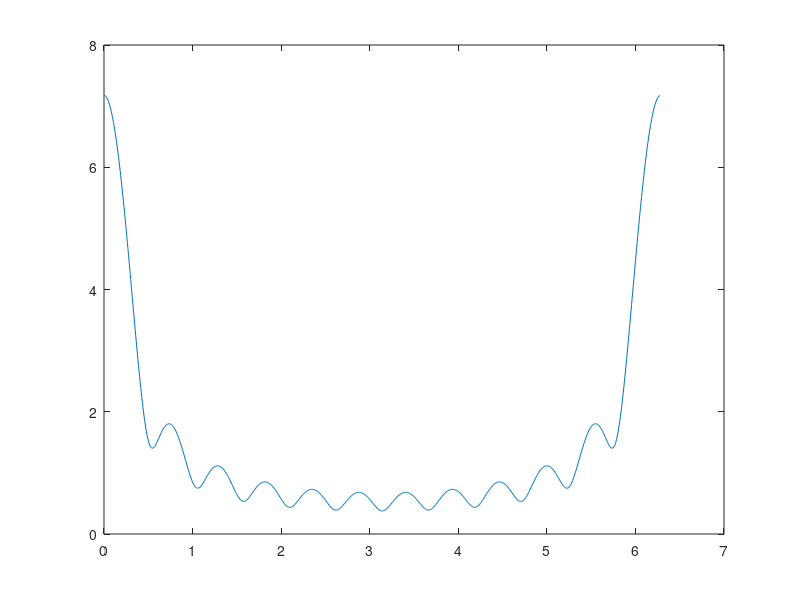
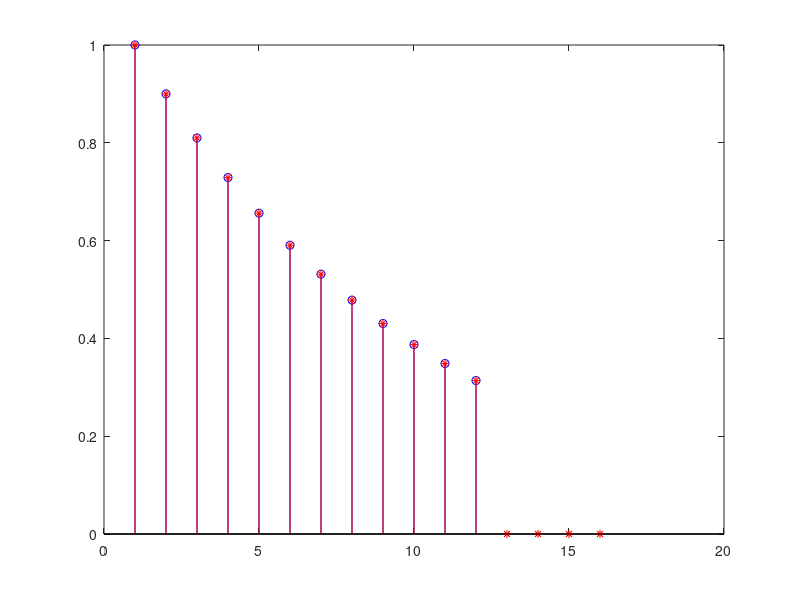

Source code (MATLAB) for these figures, in order:
close all;
clear all;

M = 1000;
a = 0.9;
L = 12;
n = 0:L-1;
xn = a.^n;
w = 0:2*pi/M:(2*pi*(M-1)/M);

for ii = 1:M
    xw(ii)=sum(xn.*exp(-j*w(ii).*n));
end

K = 16;
ww = 0:2*pi/K:(2*pi*(K-1)/K);

for ii = 1:K
    fw(ii) = sum(xn.*exp(-j*ww(ii).*n));
end
figure
plot(w,abs(xw));
hold on;
% stem(ww,abs(fw));

fn = ifft(fw,K);
figure
stem(xn,'b');
hold on
stem(fn,'r*');